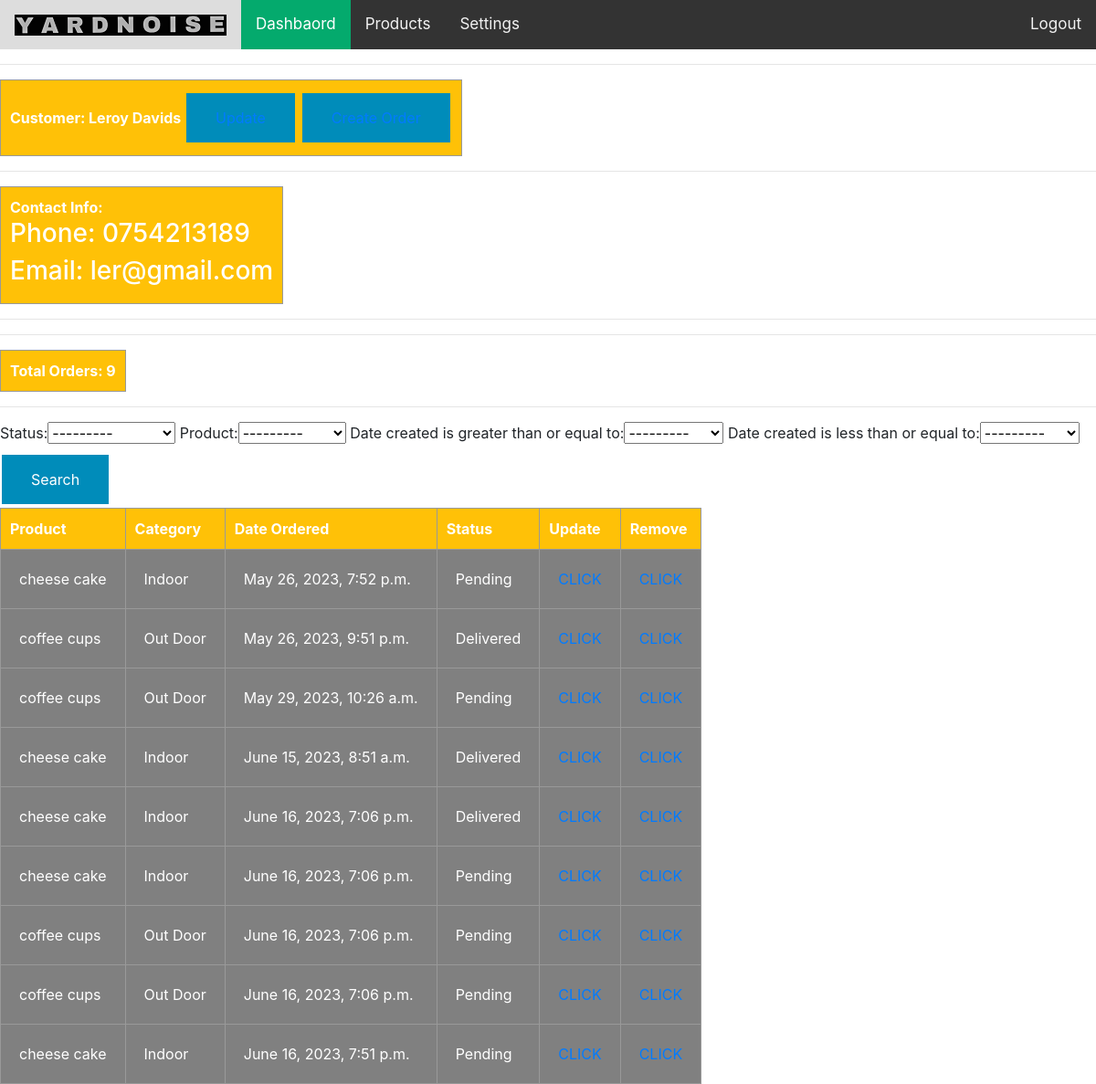
The app's page /customer/1/ (signed in) with its own data.
### manager/models.py (models this page shows, shortened)
class Customer(models.Model):
    profile_pic = models.FileField(default='dijo.jpg',null=True,blank=True)
    user = models.OneToOneField(User,null=True,on_delete=models.CASCADE)
    name = models.CharField(max_length=250,null=True)
    phone = models.CharField(max_length=250,null=True)
    email = models.CharField(max_length=250,null=True)
    date_created = models.DateTimeField(auto_now_add=True, null=True)

class Order(models.Model):
    STATUS =(
        ('Pending','Pending'),
        ('Delivered','Delivered'),
        ('Out for delivery','Out for delivery')
    )
    customer = models.ForeignKey(Customer, null=True, on_delete=models.SET_NULL)
    status = models.CharField(max_length=250, null=True,choices=STATUS)
    date_created = models.DateTimeField(auto_now_add=True, null=True)
    product= models.ForeignKey(Product,null=True,on_delete=models.SET_NULL)

class Product(models.Model):
    CATEGORY =(('Indoor','Indoor'),
               ('Out Door','Out Door'),
               )
    tag = models.ManyToManyField(Tag)
    name = models.CharField(max_length=250,null=True)
    price = models.FloatField(max_length=250,null=True)
    category = models.CharField(max_length=250,null=True,choices=CATEGORY)
    description = models.CharField(max_length=250,null=True)
    date_created = models.DateTimeField(auto_now_add=True,null=True)
    def __str__(self):
        return self.name

### manager/decorators.py (the view)
        def wrapper(request,*args,**kwargs):
            group = None
            if request.user.groups.exists():
                group = request.user.groups.all()[0].name
            if group in allowed_roles:
                return view(request, *args, **kwargs)
            else:
                return HttpResponse('They are not allowed to access this page')

### manager/views.py (called while the page is built)
@login_required(login_url='login')
@allowed_user(allowed_roles=['admin'])
def customer(request,pk_test):
    customer= Customer.objects.get(id=pk_test)
    order = customer.order_set.all()
    total = order.count()
    myfilter = OrderFilter(request.GET,queryset=order)
    order= myfilter.qs
    context ={'customer':customer,'order':order,'total':total,'myfilter':myfilter}
    return render(request,'manager/customer.html',context)

### manager/templates/manager/customer.html
{% extends 'manager/main.html' %}
{% block content %}
<hr>
<table>
    <tr>
        <th>Customer: {{customer.name}}
        <button class="button button2"><a href="#">Update</a></button>
        <button class="button button2"><a href="{% url 'create' customer.id %}">Create Order</a></button>
        </th>
    </tr>
</table>
<hr>
<table>
    <tr>
        <th>Contact Info:
        <h3>Phone: {{customer.phone}} </h3>
        <h3>Email: {{customer.email}}</h3>
        </th>
    </tr>
</table>
<hr>
<hr>
<table>
    <tr>
        <th>Total Orders: {{total}}
        </th>
    </tr>
</table>
<hr>
<form method="get">
    {{myfilter.form}}
    <button class="button button2" type="submit">Search</button>
</form>
<table>
  <tr>
    <th>Product</th>
    <th>Category</th>
    <th>Date Ordered</th>
    <th>Status</th>
    <th>Update</th>
    <th>Remove</th>
  </tr>
    {% for i in order %}
  <tr>
   <td>{{i.product.name}}</td>
   <td>{{i.product.category}}</td>
   <td>{{i.date_created}}</td>
   <td>{{i.status}}</td>
   <td><a href="#">CLICK</a></td>
   <td><a href="#">CLICK</a></td>
  </tr>
    {% endfor  %}
</table>
{% endblock %}

### manager/static/manager/style.css (style rules this page uses)
td, th { border: 1px solid #999; padding: 20px; }
td { background: gray; color: white; }
th { background: #ffc107; color: white; border-radius: 0; top: 0; padding: 10px; }
.button { border: none; color: white; padding: 15px 32px; text-align: center; text-decoration: none; display: inline-block; font-size: 16px; margin: 4px 2px; cursor: pointer; }
.button2 { background-color: #008CBA; }

### records on screen
Customer: name "Leroy Davids", phone "0754213189", email "ler@gmail.com"
Order: product.name "cheese cake", product.category "Indoor", date_created "May 26, 2023, 7:52 p.m.", status "Pending"
Order: product.name "coffee cups", product.category "Out Door", date_created "May 26, 2023, 9:51 p.m.", status "Delivered"
Order: product.name "coffee cups", product.category "Out Door", date_created "May 29, 2023, 10:26 a.m.", status "Pending"
Order: product.name "cheese cake", product.category "Indoor", date_created "June 15, 2023, 8:51 a.m.", status "Delivered"
Order: product.name "cheese cake", product.category "Indoor", date_created "June 16, 2023, 7:06 p.m.", status "Delivered"
Order: product.name "cheese cake", product.category "Indoor", date_created "June 16, 2023, 7:06 p.m.", status "Pending"
Order: product.name "coffee cups", product.category "Out Door", date_created "June 16, 2023, 7:06 p.m.", status "Pending"
Order: product.name "coffee cups", product.category "Out Door", date_created "June 16, 2023, 7:06 p.m.", status "Pending"
Order: product.name "cheese cake", product.category "Indoor", date_created "June 16, 2023, 7:51 p.m.", status "Pending"

### other values on screen
{{ total }} "9"
